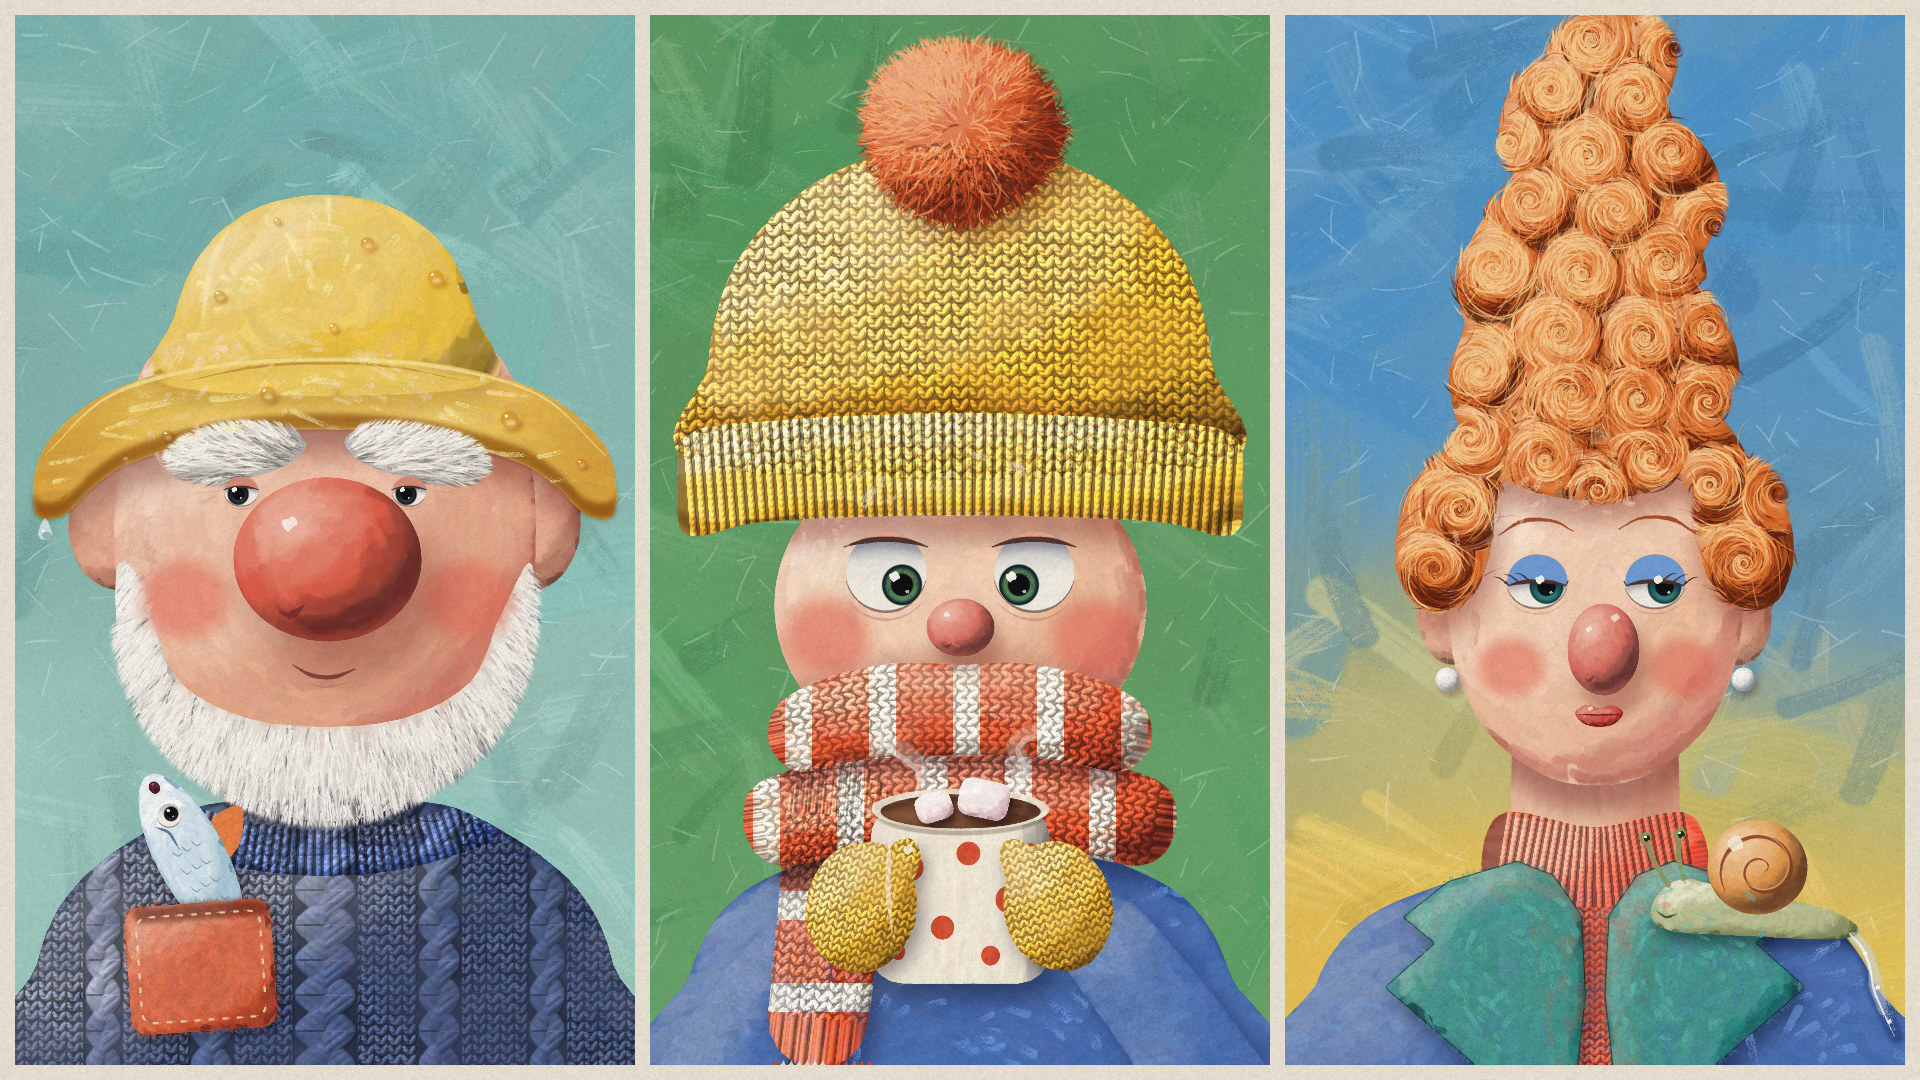

The script that saved this image:
"""Example (retro gouache): 雨天三人像 · Rainy-Day Portraits — a picture-book triptych of three close-up portraits
painted in opaque gouache, side by side on a cream board, each with its own scumbled background.

  1  an old sea-fisherman in a yellow sou'wester still beaded with rain (one drop about to fall off the brim): an
     enormous red nose, white bushy brows,
     big ears, a white chin-curtain beard and a navy cable-knit sweater -- and a small fish poking its head out of
     his felt chest pocket, which he is squinting down at (pale sea-glass background);
  2  a little kid buried in a huge mustard bobble hat and a striped scarf, holding a steaming cocoa mug in two
     mittens, going cross-eyed at the marshmallow floating in it (green background);
  3  a tall lady with a towering orange updo of ringlets, blue eyeshadow, pearl drops, a vermilion turtleneck and a
     cobalt coat with wide teal felt lapels, side-eyeing the snail that has climbed onto her shoulder, its slime
     trail still shining on the coat behind it (blue-to-yellow background).

The painting order is the gouache one, dark to light, big to small: toned ground, umber underdrawing, background
scrubbed round the figures, flat masses, value steps that model each form, textures (cable knit, ribbing, hair and
brow strands, beard, felt, curls), features (blush, noses, eyes, pocket and fish, mug, snail), highlights (rain
drops, steam, catchlights), then the printed-page grain.
--stages writes those steps as snapshots for the draw-on.
No image model.
python3 gouache_rainy_day.py [out.jpg] [--stages DIR]
"""
import os, sys, time
sys.path.insert(0, os.path.join(os.path.dirname(os.path.abspath(__file__)), '..', 'lib'))
import numpy as np
from gouache import GouachePortrait, ramp
from core import blur, shift, smoothstep, spline

PW, PH = 620, 1050
PANELS = [(15, 15), (650, 15), (1285, 15)]
SKIN = ['#c0705d', '#d98d76', '#efbb98', '#f6d0b2', '#fbe3cc']
RUDDY = ['#b8604f', '#d27c66', '#e9a888', '#f2c3a6', '#f8dcc6']


def rrect(cx, cy, w, h, r=10.0, rot=0.0, n=5):
    pts = []
    for qx, qy, a0 in ((1, 1, 0), (-1, 1, 90), (-1, -1, 180), (1, -1, 270)):
        ox, oy = cx + qx * (w / 2 - r), cy + qy * (h / 2 - r)
        for a in np.linspace(a0, a0 + 90, n):
            pts.append((ox + r * np.cos(np.deg2rad(a)), oy + r * np.sin(np.deg2rad(a))))
    P = np.array(pts, np.float32)
    if rot:
        a = np.deg2rad(rot); c, s = np.cos(a), np.sin(a)
        d = P - [cx, cy]
        P = np.stack([cx + d[:, 0] * c - d[:, 1] * s, cy + d[:, 0] * s + d[:, 1] * c], 1)
    return P


def dashes(g, pts, colour, width=2.2, dash=9, gap=7, alpha=0.85):
    """running stitches along a closed outline"""
    P = np.vstack([pts, pts[:1]])
    seg = np.hypot(*np.diff(P, axis=0).T)
    s = np.concatenate([[0], np.cumsum(seg)])
    t = 0.0
    while t + dash < s[-1]:
        u = np.linspace(t, t + dash, 4)
        q = np.stack([np.interp(u, s, P[:, 0]), np.interp(u, s, P[:, 1])], 1)
        g.line(q, width, colour, alpha, taper=(0.3, 0.3), smooth=False)
        t += dash + gap


def raindrop(g, x, y, r):
    """a bead of water on yellow oilskin: a soft amber shadow under it, the yellow seen through it a little
    brighter, a darker amber rim at the top (refraction) and a sharp white highlight"""
    drop = g.ellipse(x, y, r, r * 0.92)
    g.glaze(g.ellipse(x + r * 0.4, y + r * 0.6, r * 1.05, r * 0.8) * (1 - drop), '#a86a12', 0.55, soft=r * 0.3)
    g.glaze(drop, '#e8a020', 0.45)
    g.glaze(g.ellipse(x + r * 0.15, y + r * 0.42, r * 0.6, r * 0.32) * drop, '#fff3b0', 0.65, mode='screen', soft=1)
    g.dab(x - r * 0.38, y - r * 0.38, max(1.2, r * 0.17), '#fffdf6', 0.95, dry=0.0)


# ================================================================== 1: the sea-fisherman
class Fisherman:
    def __init__(self, g, p):
        self.g, self.p = g, p
        g.use(p)
        S = self.S = {}
        S['sweater'] = g.poly([(14, 1062), (22, 950), (60, 872), (140, 812), (220, 786), (400, 786), (480, 812),
                               (560, 872), (598, 950), (606, 1062)])
        self.collar_path = [(150, 806), (230, 830), (310, 838), (390, 830), (470, 806)]
        S['collar'] = g.band(self.collar_path, 46) * S['sweater']
        S['earL'] = g.blob(100, 512, 46, 64, 0.04, 1, -8)
        S['earR'] = g.blob(520, 512, 46, 64, 0.04, 2, 8)
        S['face'] = g.poly([(150, 330), (310, 316), (470, 330), (512, 430), (520, 540), (502, 640), (452, 712),
                            (380, 752), (310, 762), (240, 752), (168, 712), (118, 640), (100, 540), (108, 430)])
        S['beard'] = g.poly([(104, 548), (106, 640), (146, 728), (226, 786), (310, 806), (394, 786), (474, 728),
                             (514, 640), (516, 548), (486, 600), (456, 666), (392, 702), (310, 712), (228, 702),
                             (164, 666), (134, 600)])
        S['crown'] = g.poly([(158, 372), (160, 300), (188, 236), (240, 194), (310, 180), (380, 194), (432, 236),
                             (460, 300), (462, 372)])
        S['brim'] = g.poly([(20, 496), (30, 432), (96, 376), (200, 348), (310, 342), (420, 348), (524, 376),
                            (590, 432), (600, 496), (572, 500), (540, 470), (500, 446), (412, 422), (310, 414),
                            (208, 422), (120, 446), (80, 470), (48, 500)])

        S['hat'] = np.maximum(S['crown'], S['brim'])
        S['browL'] = g.blob(220, 438, 74, 27, 0.14, 11, -9)
        S['browR'] = g.blob(400, 438, 74, 27, 0.14, 12, 9)
        S['pocket'] = g.poly(rrect(186, 952, 146, 128, 16, -4), smooth=False)
        S['fish'] = g.blob(176, 842, 92, 34, 0.03, 21, 62)
        self.fig = np.maximum.reduce([S['sweater'], S['earL'], S['earR'], S['face'], S['beard'], S['hat'],
                                      S['browL'], S['browR']])

    def sketch(self):
        g, S = self.g, self.S
        for k in ('sweater', 'collar', 'earL', 'earR', 'face', 'beard', 'crown', 'brim', 'browL', 'browR', 'pocket'):
            g.sketch(S[k])
        g.sketch(g.ellipse(312, 540, 92, 80))
        g.sketch(g.ellipse(226, 474, 17, 16)); g.sketch(g.ellipse(394, 474, 17, 16))

    def background(self):
        self.g.scumble_background('#74b6b1', bottom='#93c9bf', avoid=self.fig, angle=-32, seed=101)

    def block_in(self):
        g, S = self.g, self.S
        g.block_in(S['sweater'], 'navy', angle=80)
        g.block_in(S['collar'], '#2b4278', angle=0, length=(20, 40), width=(8, 14))
        for k in ('earL', 'earR'): g.block_in(S[k], '#e49c7e', length=(14, 30), width=(7, 12))
        g.block_in(S['face'], '#e9a888', length=(24, 56), width=(10, 20))
        g.block_in(S['beard'], '#c9c6c0', angle=90, length=(20, 46), width=(8, 16))
        g.block_in(S['crown'], 'yellow', angle=95)
        g.block_in(S['brim'], 'yellow', angle=0)

    def form(self):
        g, S = self.g, self.S
        g.model_form(S['sweater'], ramp('navy', deep=0.55, shadow=0.75, light=0.22, pale=0.4), steps=3,
                     length=(24, 54), width=(9, 18), alpha=0.85)
        g.model_form(S['collar'], ramp('#2b4278', light=0.2, pale=0.35), steps=3, round_=0.5, length=(10, 20), width=(5, 9))
        for k in ('earL', 'earR'):
            g.model_form(S[k], ramp('#e49c7e', cool='#7a1d2a'), steps=3, length=(10, 22), width=(5, 10))
        g.model_form(S['face'], RUDDY, steps=4, length=(18, 40), width=(8, 15), relief=0.5)
        # the brim's core shadow across the forehead and the ears; the beard's shadow on the collar and sweater
        g.cast_shadow(S['hat'], 4, 26, soft=10, alpha=0.5, colour='#8d4d4a', on=np.maximum(S['face'], np.maximum(S['earL'], S['earR'])))
        g.cast_shadow(S['beard'], 6, 22, soft=12, alpha=0.55, colour='#3a3550', on=S['sweater'])
        g.model_form(S['beard'], ['#7f7d84', '#a9a6a6', '#d6d2ca', '#ece7dd', '#faf6ee'], steps=4, angle=90,
                     length=(16, 34), width=(6, 12), relief=0.5)
        yr = ramp('yellow', deep=0.5, shadow=0.72, cool='#6a3a10', light=0.3, pale=0.6)
        g.model_form(S['crown'], yr, steps=4, length=(26, 54), width=(10, 20), relief=0.6)
        # the brim is a flat sheet: lit evenly on top, turning away at the drooping sides, its underside a dark rim
        X = self.p.XX
        tilt = np.abs(X - 310) / 300
        g.model_form(S['brim'], yr, steps=3, height=np.zeros_like(X), angle=lambda x, y: 8 * np.sign(x - 310),
                     length=(40, 90), width=(10, 18), bias=-0.05)
        g.glaze(S['brim'] * smoothstep(0.35, 1.0, tilt), '#c8892a', 0.45)
        under = S['brim'] * (1 - shift(S['brim'], 0, -16))
        g.glaze(blur(under, 2), '#9a6418', 0.7)
        g.cast_shadow(S['crown'], 0, 14, soft=8, alpha=0.3, colour='#a77a2a', on=S['brim'])
        rimline = [(30, 440), (96, 380), (200, 351), (310, 345), (420, 351), (524, 380), (590, 440)]
        g.line(rimline, 4.0, '#fde89a', 0.7, dry=0.35)

    def texture(self):
        g, S = self.g, self.S
        g.knit(S['sweater'], stitch=(14, 10), origin=(310, 0), curve=0.5,
               cables=[(310, 66), (196, 46), (424, 46), (88, 40), (532, 40)], strength=0.8, highlight=0.3, seed=7)
        g.rib(S['collar'], self.collar_path, period=8.5, strength=0.8, seed=8)
        # a soft crease where the crown meets the brim, and a row of stitching round the brim
        g.line([(170, 366), (240, 352), (310, 348), (380, 352), (450, 366)], 3.0, '#b07a18', 0.55, dry=0.3)
        brim_line = [(46, 484), (90, 456), (130, 436), (210, 412), (310, 405), (410, 412), (490, 436), (530, 456), (574, 484)]
        q = spline(np.array(brim_line, np.float32), 12)
        for i in range(0, len(q) - 3, 5):
            g.line(q[i:i + 3], 2.0, '#9e6c12', 0.75, taper=(0.3, 0.3))
        # brows and beard: dark mass first, then strands, dark to light, following the hair's growth
        for k, sgn, cx in (('browL', -1, 220), ('browR', 1, 400)):
            m = S[k]
            g.block_in(m, '#b9b5ae', length=(10, 22), width=(5, 9))
            lam = g.form_light(m, relief=0.6)[0]
            g.hair_strands(m, (lambda x, y, sgn=sgn, cx=cx: (180 if sgn < 0 else 0) - sgn * 14 + (y - 438) * 0.9 * sgn
                               + (x - cx) * 0.08), ['#77736f', '#a8a39d', '#d4cec4', '#ece6db', '#fffbf2'], n=520,
                           length=(14, 42), width=(1.0, 2.4), shade=lam, curl=1.2, spread=0.28, seed=40 + sgn)
        lam = g.form_light(S['beard'], relief=0.5)[0]

        def beard_flow(x, y):
            a = np.degrees(np.arctan2(y - 600, x - 310))
            return 90 + (a - 90) * 0.55
        g.hair_strands(S['beard'], beard_flow, ['#6f6c73', '#9c9a9c', '#c9c5be', '#e6e1d7', '#fbf8f0'], n=2600,
                       length=(16, 46), width=(1.0, 2.3), shade=lam, curl=1.5, spread=0.25, pad=6, seed=44)

    def features(self):
        g, S = self.g, self.S
        face = S['face']
        g.blush(170, 584, 60, 54, 'blush', 0.5, mask=face)
        g.blush(452, 584, 60, 54, 'blush', 0.5, mask=face)
        # little smile under the nose, and crow's feet
        g.line([(278, 650), (296, 660), (318, 662), (340, 654)], 4.2, '#8a3a32', 0.85, taper=(0.3, 0.3))
        g.line([(286, 667), (312, 672), (334, 667)], 2.0, '#c97764', 0.5, taper=(0.4, 0.4))
        for sgn, cx in ((-1, 226), (1, 394)):
            for dy, ln in ((-6, 16), (4, 18), (14, 13)):
                x0 = cx + sgn * 26
                g.line([(x0, 474 + dy * 0.5), (x0 + sgn * ln, 474 + dy)], 1.8, '#b0634f', 0.55, taper=(0.2, 0.8))
        # eyes: small and squinting down at the fish
        for cx in (226, 394):
            g.eye(cx, 476, 17, 15, iris='#1b2226', iris_r=0.62, look=(-0.45, 0.5), lid=0.36, lid_colour='#d98c72',
                  lower=0.3)
        g.nose(312, 544, 94, 82, 'nose', on=np.maximum(face, S['beard']))

        # the fish, then the felt pocket over its tail
        fish = S['fish']
        g.cast_shadow(fish, 7, 10, soft=7, alpha=0.5, colour='#141830', on=S['sweater'])
        fin = g.poly([(196, 806), (226, 792), (224, 830), (204, 846)])
        g.block_in(fin, '#ef8040', length=(6, 14), width=(3, 6))
        g.line([(204, 812), (220, 800)], 1.4, '#a8401a', 0.6); g.line([(206, 826), (222, 818)], 1.4, '#a8401a', 0.6)
        g.block_in(fish, '#a9c9d9', length=(12, 28), width=(5, 10))
        g.model_form(fish, ['#3d6688', '#5f8db0', '#a9c9d9', '#d6e7ee', '#f4f9f8'], steps=4, length=(10, 24),
                     width=(4, 8), relief=0.7, bias=0.05)
        for t in np.linspace(0.42, 0.8, 4):                                  # scales: little arcs down the body
            cx, cy = 140 + (214 - 140) * t, 776 + (916 - 776) * t
            for k in (-1, 0, 1):
                ox, oy = cx + k * 11 * 0.88, cy - k * 11 * 0.47
                g.line([(ox - 5, oy - 4), (ox + 1, oy + 1), (ox + 6, oy - 2)], 1.5, '#4f7899', 0.55, taper=(0.3, 0.3))
        g.line([(140, 812), (154, 818), (164, 834)], 2.6, '#33587a', 0.75)               # gill
        g.eye(154, 800, 12, iris='#141418', iris_r=0.6, look=(0.3, -0.3), lid=0.0, lower=0, catch=(-0.4, -0.45))
        # a gasping 'o' at the tip of the snout, with a pale lip round it
        g.glaze(g.ellipse(139, 772, 9.5, 8.5, 62), '#e9eef0', 0.9, mode='normal')
        mouth = g.ellipse(139, 772, 6.5, 5.5, 62)
        g.block_in(mouth, '#4a1a24', length=(4, 8), width=(3, 5), edge=0.3)
        g.dab(137, 769, 1.4, '#c0707a', 0.7)
        pk = S['pocket']
        g.cast_shadow(pk, 5, 7, soft=5, alpha=0.45, colour='#1a1d34', on=S['sweater'])
        g.block_in(pk, '#d9532e', length=(20, 40), width=(8, 14))
        g.model_form(pk, ramp('#d9532e', cool='#4a1020'), steps=3, round_=0.4, relief=0.35, length=(16, 30), width=(6, 10))
        g.felt(pk, 0.8, seed=12)
        g.glaze(g.poly(rrect(186, 896, 134, 16, 6, -4), smooth=False) * pk, '#5a1a12', 0.55, soft=2)
        dashes(g, rrect(186, 952, 124, 106, 11, -4), '#f6dfb0', 2.2, 8, 6)

    def highlights(self):
        g, S = self.g, self.S
        g.dry_highlight(S['crown'], '#fff0a8', above=0.7, angle='fall', length=(26, 56), width=(5, 12), density=0.45,
                        relief=0.6, seed=61)
        g.dry_highlight(S['brim'], '#fff0a8', above=0.0, height=np.zeros_like(self.p.XX),
                        angle=lambda x, y: 8 * np.sign(x - 310), length=(40, 90), width=(5, 10), density=0.25,
                        alpha=0.55, seed=62)
        g.dry_highlight(S['face'] * (self.p.YY < 520), '#fbe0c8', above=0.72, length=(20, 44), width=(5, 10),
                        density=0.4, alpha=0.45, relief=0.5, seed=63)
        for (x, y), r in zip(((252, 378), (152, 420), (494, 404), (352, 228), (204, 280), (420, 262), (318, 312),
                              (566, 448), (262, 206)), (8, 6, 9, 7, 6, 8, 5, 5, 4)):
            raindrop(g, x, y, r)
        g.line([(214, 214), (196, 250), (188, 300)], 6, '#fff3c4', 0.5, dry=0.4)
        # a drop about to fall off the tip of the brim
        for x, y, r in ((30, 518, 6.5),):
            m = g.poly([(x, y - r * 2.2), (x + r, y - r * 0.2), (x + r * 0.7, y + r * 0.8), (x, y + r),
                        (x - r * 0.7, y + r * 0.8), (x - r, y - r * 0.2)])
            g.glaze(m, '#e9f3f0', 0.75, mode='normal')
            g.glaze(m * g.ellipse(x + r * 0.2, y + r * 0.3, r * 0.7, r * 0.6), '#5f9e98', 0.45)
            g.dab(x - r * 0.3, y - r * 0.4, max(1.2, r * 0.22), '#ffffff', 0.95, dry=0.0)


# ================================================================== 2: the kid with cocoa
class Kid:
    def __init__(self, g, p):
        self.g, self.p = g, p
        g.use(p)
        S = self.S = {}
        S['coat'] = g.poly([(28, 1062), (40, 960), (84, 885), (170, 842), (250, 828), (370, 828), (450, 842),
                            (536, 885), (580, 960), (592, 1062)])
        S['sleeveL'] = g.band([(52, 1080), (104, 1004), (162, 930)], 112, 96)
        S['sleeveR'] = g.band([(568, 1080), (516, 1004), (458, 930)], 112, 96)
        S['face'] = g.ellipse(310, 590, 186, 162)
        S['dome'] = g.poly([(62, 452), (58, 350), (84, 252), (150, 178), (240, 136), (310, 128), (380, 136),
                            (470, 178), (536, 252), (562, 350), (558, 452)])
        S['pom'] = g.blob(312, 112, 98, 92, 0.12, 31)
        self.brim_path = [(34, 466), (170, 456), (310, 451), (450, 456), (586, 466)]
        S['brim'] = g.poly([(38, 420), (120, 406), (310, 398), (500, 406), (582, 420), (592, 468), (582, 520),
                            (500, 506), (310, 500), (120, 506), (38, 520), (28, 468)])
        S['hat'] = np.maximum(S['dome'], S['brim'])
        # the scarf is wound twice: an upper roll over the chin and a lower roll on the collarbone
        self.roll1_path = [(132, 712), (220, 694), (310, 690), (400, 694), (488, 712)]
        self.roll2_path = [(112, 800), (210, 786), (310, 782), (410, 786), (508, 800)]
        S['roll1'] = g.poly([(128, 690), (180, 662), (250, 648), (310, 650), (370, 648), (440, 662), (492, 690),
                             (500, 730), (470, 756), (400, 744), (310, 740), (220, 744), (150, 756), (120, 730)])
        S['roll2'] = g.poly([(104, 772), (170, 748), (250, 740), (310, 742), (370, 740), (450, 748), (516, 772),
                             (524, 820), (490, 850), (400, 834), (310, 830), (220, 834), (130, 850), (96, 820)])
        S['wrap'] = np.maximum(S['roll1'], S['roll2'])
        self.tail_path = [(190, 800), (180, 900), (168, 1004)]
        S['tail'] = g.band(self.tail_path, 108, 100)
        S['mug'] = g.poly(rrect(310, 880, 178, 176, 30), smooth=False)
        S['cocoa'] = g.ellipse(310, 796, 80, 17)
        S['rim'] = g.ellipse(310, 794, 89, 21)
        S['mitL'] = np.maximum(g.blob(212, 892, 54, 66, 0.05, 41, 14), g.blob(248, 852, 19, 30, 0.05, 42, 28))
        S['mitR'] = np.maximum(g.blob(408, 892, 54, 66, 0.05, 43, -14), g.blob(372, 852, 19, 30, 0.05, 44, -28))
        S['mallow'] = g.poly(rrect(334, 784, 50, 38, 11, 12), smooth=False)
        S['mallow2'] = g.poly(rrect(284, 792, 36, 28, 9, -18), smooth=False)
        self.fig = np.maximum.reduce([S['coat'], S['face'], S['hat'], S['pom'], S['wrap'], S['tail'],
                                      S['sleeveL'], S['sleeveR']])

    def sketch(self):
        g, S = self.g, self.S
        for k in ('coat', 'sleeveL', 'sleeveR', 'face', 'dome', 'pom', 'brim', 'roll1', 'roll2', 'tail', 'mug', 'mitL', 'mitR'):
            g.sketch(S[k])
        g.sketch(g.ellipse(236, 556, 40)); g.sketch(g.ellipse(384, 556, 40))

    def background(self):
        self.g.scumble_background('#4f9a5c', bottom='#5aa565', avoid=self.fig, angle=-40, seed=202)

    def block_in(self):
        g, S = self.g, self.S
        g.block_in(S['coat'], 'cobalt', angle=80)
        for k in ('sleeveL', 'sleeveR'): g.block_in(S[k], 'cobalt', angle=60)
        g.block_in(S['face'], 'peach', length=(24, 50), width=(10, 18))
        g.block_in(S['tail'], 'vermilion', angle=95)
        g.block_in(S['roll2'], 'vermilion', angle=0)
        g.block_in(S['roll1'], 'vermilion', angle=0)
        g.block_in(S['dome'], 'mustard', angle=90)
        g.block_in(S['brim'], 'mustard', angle=0)
        g.block_in(S['pom'], '#e05a2a', length=(16, 34), width=(8, 14))

    def form(self):
        g, S = self.g, self.S
        coat_r = ramp('cobalt', deep=0.5, shadow=0.72, light=0.2, pale=0.38)
        g.model_form(S['coat'], coat_r, steps=3, length=(26, 56), width=(9, 18))
        for k in ('sleeveL', 'sleeveR'):
            g.model_form(S[k], coat_r, steps=3, angle='fall', length=(20, 44), width=(8, 14), relief=0.3, bias=0.08)
        g.cast_shadow(np.maximum(S['sleeveL'], S['sleeveR']), 8, 10, soft=10, alpha=0.4, colour='#1a1a40', on=S['coat'])
        g.model_form(S['face'], SKIN, steps=4, length=(18, 40), width=(8, 15), relief=0.45)
        g.cast_shadow(S['hat'], 2, 24, soft=10, alpha=0.5, colour='#9a5048', on=S['face'])
        g.cast_shadow(S['wrap'], 0, -10, soft=8, alpha=0.3, colour='#9a5048', on=S['face'])
        stripe = lambda m, ph, per, along: m * (np.cos((along + ph) * 2 * np.pi / per) > 0.55)
        red = ramp('vermilion', cool='#3a0a20', light=0.24, pale=0.45)
        cream = ramp('cream', deep=0.55, shadow=0.8, cool='#5a3020', light=0.2, pale=0.4)
        lamt, Ht, _ = g.form_light(S['tail'], relief=0.6)
        st_ = stripe(S['tail'], 30, 92, self.p.YY)
        g.model_form(S['tail'] * (1 - st_), red, steps=4, height=Ht, angle=90, length=(18, 40), width=(7, 13))
        g.model_form(st_, cream, steps=4, height=Ht, angle=90, length=(14, 30), width=(6, 11))
        g.cast_shadow(S['tail'], 10, 8, soft=10, alpha=0.45, colour='#1a1a40', on=S['coat'])
        g.cast_shadow(S['wrap'], 4, 18, soft=12, alpha=0.5, colour='#1a1a40', on=S['coat'])
        g.cast_shadow(S['roll2'], 0, 22, soft=10, alpha=0.5, colour='#3a1a20', on=S['tail'])
        for k, ph in (('roll2', 52), ('roll1', 20)):
            lamw, Hw, _ = g.form_light(S[k], relief=0.75, round_=0.45)
            sw_ = stripe(S[k], ph, 84, self.p.XX)
            g.model_form(S[k] * (1 - sw_), red, steps=4, height=Hw, angle=0, length=(18, 40), width=(7, 13))
            g.model_form(sw_, cream, steps=4, height=Hw, angle=0, length=(14, 30), width=(6, 11))
            if k == 'roll2':
                g.cast_shadow(S['roll1'], 0, 16, soft=8, alpha=0.55, colour='#3a1020', on=S['roll2'])
        hat_r = ramp('mustard', deep=0.5, shadow=0.72, cool='#5a2a10', light=0.28, pale=0.55)
        g.model_form(S['dome'], hat_r, steps=4, length=(26, 56), width=(10, 20), relief=0.65)
        g.cast_shadow(S['brim'], 0, -16, soft=8, alpha=0.4, colour='#7a4a20', on=S['dome'])
        g.model_form(S['brim'], hat_r, steps=3, round_=0.45, relief=0.45, angle=0, length=(30, 60), width=(10, 18))
        g.cast_shadow(S['pom'], 10, 22, soft=12, alpha=0.5, colour='#6a3a10', on=S['dome'])
        g.sphere_shade(312, 112, 98, 92, ramp('#e05a2a', cool='#3a0a1a', light=0.26, pale=0.5), steps=4, mask=S['pom'],
                       length=(12, 30), width=(6, 12))

    def texture(self):
        g, S = self.g, self.S
        g.knit(S['dome'], stitch=(17, 12), origin=(310, 0), curve=-0.9, strength=0.75, seed=9)
        g.rib(S['brim'], self.brim_path, period=10, strength=0.8, seed=10)
        g.knit(S['roll2'], stitch=(14, 11), path=self.roll2_path, strength=0.65, seed=11)
        g.knit(S['roll1'], stitch=(14, 11), path=self.roll1_path, strength=0.65, seed=16)
        g.knit(S['tail'], stitch=(14, 11), path=self.tail_path, strength=0.65, seed=12)
        # fringe at the end of the scarf
        for x in np.linspace(126, 220, 13):
            g.line([(x, 1046), (x - 2, 1062), (x - 3, 1080)], 5.0, '#f0e0c0' if int(x) % 2 else '#d84a2a', 0.95, taper=(0.1, 0.6))
        lam = g.form_light(S['pom'], relief=0.9)[0]
        g.hair_strands(S['pom'], lambda x, y: np.degrees(np.arctan2(y - 112, x - 312)),
                       ['#7a2412', '#b8401c', '#e2622c', '#f2884a', '#fbb47a'], n=1700, length=(10, 30), width=(1.2, 2.6),
                       shade=lam, curl=4, jitter=22, spread=0.22, pad=8, seed=45)
        g.felt(S['coat'], 0.6, fibres=0.4, fuzz=0.0, seed=13)
        for k in ('sleeveL', 'sleeveR'): g.felt(S[k], 0.6, fibres=0.4, fuzz=0.0)

    def features(self):
        g, S = self.g, self.S
        face = S['face']
        g.blush(176, 622, 60, 52, 'blush', 0.55, mask=face)
        g.blush(444, 622, 60, 52, 'blush', 0.55, mask=face)
        for cx, lk in ((236, (0.72, 0.62)), (384, (-0.72, 0.62))):
            g.eye(cx, 556, 40, iris='#18343a', iris_r=0.5, look=lk, lid=0.1, lid_colour='#e8a48a', ring='#6e9d52',
                  lower=0.35, iris_light='#3f8f8a')
        g.nose(310, 612, 34, 29, 'rose', on=face)
        # the mug: a cream cylinder with vermilion dots, cocoa, a marshmallow; mittens round it
        mug = S['mug']
        g.cast_shadow(mug, 10, 16, soft=12, alpha=0.5, colour='#141436', on=np.maximum(S['coat'], S['tail']))
        g.block_in(mug, 'cream', angle=90, length=(20, 44), width=(8, 16))
        cyl = np.sqrt(np.clip(1 - ((self.p.XX - 310) / 89) ** 2, 0, 1)) * 60
        g.model_form(mug, ramp('cream', deep=0.55, shadow=0.78, cool='#40305a', light=0.2, pale=0.4), steps=4,
                     height=cyl, angle=90, length=(16, 40), width=(6, 12))
        for (x, y, r) in ((262, 852, 13), (318, 838, 12), (356, 884, 13), (292, 912, 12), (340, 940, 10), (248, 936, 9),
                          (380, 836, 9)):
            sq = np.cos(np.arcsin(np.clip((x - 310) / 89, -0.95, 0.95)))
            g.block_in(g.ellipse(x, y, r * sq, r) * mug, '#d9482c', length=(4, 10), width=(3, 6), edge=0.5)
        g.glaze(g.ellipse(310, 800, 84, 20) * (1 - g.ellipse(310, 798, 80, 17)), '#7a6a6a', 0.4)
        g.block_in(S['rim'], '#efe4cf', length=(10, 20), width=(4, 8))
        g.block_in(S['cocoa'], 'cocoa', angle=0, length=(10, 30), width=(4, 8))
        g.glaze(g.ellipse(298, 800, 64, 11) * S['cocoa'], '#a06a46', 0.6, mode='normal', soft=2)
        for k in ('mallow2', 'mallow'):
            g.cast_shadow(S[k], 4, 7, soft=3, alpha=0.6, colour='#2a1408', on=S['cocoa'])
            g.block_in(S[k], '#f7e8e6', length=(8, 18), width=(4, 8))
            g.model_form(S[k], ['#b58a96', '#d9b2b8', '#f5e4e2', '#fbf1ee', '#fffaf6'], steps=3, round_=0.4,
                         relief=0.6, length=(6, 14), width=(3, 6))
        for k, sgn in (('mitL', -1), ('mitR', 1)):
            m = S[k]
            g.cast_shadow(m, 6, 10, soft=8, alpha=0.45, colour='#2a2040', on=mug)
            g.block_in(m, 'mustard', length=(14, 30), width=(6, 12))
            g.model_form(m, ramp('mustard', cool='#5a2a10', light=0.28, pale=0.5), steps=3, relief=0.7,
                         length=(12, 26), width=(5, 10))
            g.knit(m, stitch=(10, 8), origin=(212 if sgn < 0 else 408, 0), angle=-14 * sgn, strength=0.6)

    def highlights(self):
        g, S = self.g, self.S
        # steam: two soft curls leaning away from the face, fading out over the scarf
        for x0, lean, top, w in ((268, -1, 690, 22), (358, 1, 700, 20)):
            ys = np.linspace(774, top, 14)
            u = (774 - ys) / (774 - top)
            xs = x0 + lean * 40 * u ** 1.4 + 13 * np.sin(u * 2.4 * np.pi) * (0.4 + u)
            path = np.stack([xs, ys], 1)
            g.dry_brush(path, w, '#fbf6ec', dry=0.45, alpha=0.4, streak=0.4, pickup=0.25, taper=(0.35, 0.6))
            g.dry_brush(path + [lean * 3, 4], w * 0.32, '#ffffff', dry=0.55, alpha=0.4, streak=0.6, taper=(0.3, 0.7))
        g.dab(258, 834, 5, '#fff7e8', 0.8)
        front = np.maximum.reduce([S['tail'], S['wrap'], S['mug'], S['mitL'], S['mitR'], S['sleeveL'], S['sleeveR']])
        g.dry_highlight(S['coat'] * (1 - front), '#6f9be0', above=0.66, length=(30, 70), width=(7, 14), density=0.5,
                        alpha=0.6, seed=64)
        g.dry_highlight(S['face'] * (self.p.YY < 600), '#fbe4cf', above=0.74, length=(18, 40), width=(5, 9),
                        density=0.4, alpha=0.4, seed=65)
        g.dab(312, 777, 3, '#ffffff', 0.9)
        g.line([(240, 820), (238, 870), (242, 918)], 5, '#fffaf0', 0.55, dry=0.35)


# ================================================================== 3: the lady and the snail
class Lady:
    def __init__(self, g, p):
        self.g, self.p = g, p
        g.use(p)
        S = self.S = {}
        r = np.random.default_rng(77)
        S['coat'] = g.poly([(20, 1062), (32, 968), (80, 904), (170, 866), (244, 856), (376, 856), (450, 866),
                            (540, 904), (588, 968), (600, 1062)])
        S['neck'] = g.poly([(228, 690), (392, 690), (396, 872), (224, 872)], smooth=False)
        self.turtle_path = [(214, 838), (310, 852), (406, 838)]
        S['neckband'] = g.poly([(214, 800), (310, 812), (406, 800), (414, 878), (310, 892), (206, 878)])
        S['vee'] = g.poly([(236, 860), (384, 860), (350, 1070), (270, 1070)], smooth=False)
        S['turtle'] = np.maximum(S['neckband'], S['vee'])
        # wide notched lapels of the coat collar, felt
        lap = [(232, 846), (164, 866), (118, 902), (150, 928), (100, 972), (214, 1070), (290, 1070), (300, 980),
               (296, 900), (268, 860)]
        S['collarL'] = g.poly(lap, smooth=False)
        S['collarR'] = g.poly([(620 - x, y) for x, y in lap], smooth=False)
        S['earL'] = g.blob(164, 606, 30, 44, 0.04, 51, -6)
        S['earR'] = g.blob(456, 606, 30, 44, 0.04, 52, 6)
        S['face'] = g.poly([(310, 412), (412, 440), (456, 530), (452, 640), (418, 716), (360, 760), (310, 770),
                            (260, 760), (202, 716), (168, 640), (164, 530), (208, 440)])
        # the updo: a hair cap over the head, side swoops, and a tower of curls
        cap = g.poly([(150, 560), (148, 470), (186, 400), (250, 362), (310, 352), (370, 362), (434, 400), (472, 470),
                      (470, 560), (446, 520), (420, 480), (360, 452), (310, 448), (260, 452), (200, 480), (174, 520)])
        swL = g.blob(160, 520, 48, 78, 0.08, 53, 8)
        swR = g.blob(460, 520, 48, 78, 0.08, 54, -8)
        tower = [(310, 366, 138), (292, 270, 120), (330, 186, 104), (300, 112, 88), (326, 52, 64)]
        S['tower'] = np.maximum.reduce([g.blob(x, y, rr, rr * 0.92, 0.10, 60 + i) for i, (x, y, rr) in enumerate(tower)])
        S['hair'] = np.maximum.reduce([cap, swL, swR, S['tower']])
        # curl centres scattered over the mass
        cs = []
        hm = S['hair']
        for _ in range(6000):
            x, y = r.uniform(110, 510), r.uniform(10, 560)
            if hm[int(y), int(x)] > 0.5 and all((x - a) ** 2 + (y - b) ** 2 > 60 ** 2 for a, b, _ in cs):
                cs.append((x, y, r.uniform(34, 60)))
        self.curls = np.array(cs, np.float32)
        S['shell'] = g.ellipse(472, 852, 50, 47)
        S['snail'] = g.poly([(366, 902), (374, 878), (398, 864), (430, 870), (500, 884), (556, 900), (574, 918),
                             (538, 924), (450, 920), (388, 916)])
        self.fig = np.maximum.reduce([S['coat'], S['neck'], S['face'], S['hair'], S['earL'], S['earR'],
                                      S['collarL'], S['collarR'], S['turtle']])

    def curl_fields(self):
        """nearest curl centre for every pixel -> a flow round it and a little bump of height"""
        P = self.p
        X, Y = P.XX, P.YY
        best = np.full(X.shape, 1e9, np.float32); flow = np.zeros_like(X); bump = np.zeros_like(X)
        for x, y, rr in self.curls:
            d2 = (X - x) ** 2 + (Y - y) ** 2
            m = d2 < best
            best = np.where(m, d2, best)
            d = np.sqrt(d2)
            flow = np.where(m, np.degrees(np.arctan2(Y - y, X - x)) + 90 + 14, flow)
            # a ringlet seen end-on: a rolled loop of hair round a dark hollow
            ring = np.sqrt(np.clip(1 - ((d - 0.5 * rr) / (0.62 * rr)) ** 2, 0, 1))
            bump = np.where(m, ring * rr * 0.75, bump)
        return flow, bump

    def sketch(self):
        g, S = self.g, self.S
        for k in ('coat', 'neck', 'turtle', 'collarL', 'collarR', 'face', 'hair', 'earL', 'earR', 'shell', 'snail'):
            g.sketch(S[k])

    def background(self):
        self.g.scumble_background('#4a95cc', bottom='#f2c84a', avoid=self.fig, angle=-25, blend=(0.3, 0.92), seed=303)

    def block_in(self):
        g, S = self.g, self.S
        g.block_in(S['coat'], 'cobalt', angle=80)
        g.block_in(S['neck'], '#ecb592', angle=90, length=(20, 40), width=(8, 14))
        g.block_in(S['turtle'], '#d8452e', angle=0, length=(16, 36), width=(6, 12))
        for k in ('collarL', 'collarR'): g.block_in(S[k], 'teal', length=(20, 44), width=(8, 16))
        for k in ('earL', 'earR'): g.block_in(S[k], '#eaa98a', length=(10, 22), width=(5, 10))
        g.block_in(S['face'], '#f2c3a0', length=(24, 50), width=(10, 18))
        g.block_in(S['hair'], '#c9561c', length=(20, 44), width=(8, 16))

    def form(self):
        g, S = self.g, self.S
        g.model_form(S['coat'], ramp('cobalt', deep=0.5, shadow=0.72, light=0.2, pale=0.38), steps=3,
                     length=(26, 56), width=(9, 18))
        neck_r = ['#b46553', '#cf8670', '#ecb592', '#f3cba9', '#f8dcc2']
        g.model_form(S['neck'], neck_r, steps=3, angle=90, length=(16, 34), width=(6, 12), relief=0.5, bias=-0.1)
        g.cast_shadow(S['face'], 0, 26, soft=10, alpha=0.55, colour='#8a4048', on=S['neck'])
        g.model_form(S['turtle'], ramp('#d8452e', cool='#3a0a20', light=0.2, pale=0.4), steps=3,
                     angle=0, length=(14, 30), width=(5, 10))
        for k in ('collarL', 'collarR'):
            g.cast_shadow(S[k], 6, 12, soft=10, alpha=0.5, colour='#141436', on=np.maximum(S['coat'], S['turtle']))
            g.model_form(S[k], ramp('teal', deep=0.5, shadow=0.72, cool='#10203a', light=0.24, pale=0.45), steps=3,
                         length=(18, 40), width=(7, 14), relief=0.25, round_=0.25)
        for k in ('earL', 'earR'):
            g.model_form(S[k], ramp('#eaa98a', cool='#7a1d2a'), steps=3, length=(8, 18), width=(4, 8))
        g.model_form(S['face'], SKIN, steps=4, length=(18, 40), width=(8, 15), relief=0.45)
        g.cast_shadow(S['hair'], 4, 20, soft=10, alpha=0.5, colour='#9a4a40', on=np.maximum(S['face'], np.maximum(S['earL'], S['earR'])))
        flow, bump = self.curl_fields()
        lam0, H0, _ = g.form_light(S['hair'], relief=0.6, round_=0.35)
        g.model_form(S['hair'], ramp('#e2702a', deep=0.42, shadow=0.68, cool='#3a0a10', light=0.26, pale=0.5),
                     steps=4, height=H0 * 0.6 + bump, angle=flow, length=(14, 30), width=(6, 11))

    def texture(self):
        g, S = self.g, self.S
        lapels = np.maximum(S['collarL'], S['collarR'])
        g.rib(S['neckband'] * (1 - lapels), self.turtle_path, period=8, strength=0.7, highlight=0.25)
        for k in ('collarL', 'collarR'):                                  # the pressed edge of the lapel
            g.sketch(S[k], colour='#0f4a44', width=1.6, alpha=0.7, breaks=0.12)
        g.knit(S['vee'] * (1 - S['neckband']) * (1 - lapels), stitch=(11, 8), origin=(310, 0), curve=0.4, strength=0.55)
        flow, bump = self.curl_fields()
        lam_t, H0, _ = g.form_light(S['hair'], relief=0.6, round_=0.35)
        lam = g.form_light(S['hair'], height=H0 * 0.6 + bump)[0]
        g.hair_strands(S['hair'], flow, ['#5e1a08', '#9a3510', '#d0581c', '#ec7d32', '#f8a85a', '#fdd08e'], n=4600,
                       length=(24, 64), width=(1.0, 2.4), shade=lam, curl=1.6, jitter=7, spread=0.18, pad=5, seed=46)
        # long locks swept up the tower over the curls, so they read as one hairdo, and a few flyaways
        sweep = lambda x, y: -90 + np.clip((310 - x) * 0.35, -40, 40) + 12 * np.sin(y / 40.0)
        g.hair_strands(S['tower'], sweep, ['#d0601e', '#ee8538', '#f8a85a', '#fcc77e'], n=300, length=(50, 120),
                       width=(0.9, 1.8), shade=lam_t, curl=1.0, jitter=6, spread=0.22, alpha=0.6, seed=47)
        edge = S['hair'] * (blur(S['hair'], 6) < 0.85)                  # a band just inside the silhouette
        g.hair_strands(S['hair'], sweep, ['#c24e18', '#f2a050'], n=90, roots=edge, length=(20, 46), width=(0.8, 1.4),
                       curl=4, jitter=25, alpha=0.8, clip=False, seed=48)
        for k in ('collarL', 'collarR'): g.felt(S[k], 0.55, seed=14)
        g.felt(S['coat'], 0.6, fibres=0.4, fuzz=0.0, seed=15)

    def features(self):
        g, S = self.g, self.S
        face = S['face']
        g.blush(226, 652, 46, 40, 'blush', 0.5, mask=face)
        g.blush(398, 652, 46, 40, 'blush', 0.5, mask=face)
        # thin arched brows
        g.line([(214, 520), (238, 506), (268, 506), (288, 516)], 4.2, '#a2401a', 0.9, taper=(0.3, 0.6))
        g.line([(334, 514), (356, 503), (386, 504), (410, 518)], 4.2, '#a2401a', 0.9, taper=(0.6, 0.3))
        for cx, ld in ((252, -1), (370, 1)):
            g.eye(cx, 566, 30, 27, iris='#1c5f62', iris_r=0.56, look=(0.62, 0.45), lid=0.5, lid_colour='#6d9bd6',
                  lashes=3, lash_dir=ld, lower=0.25, iris_light='#4aa39a')
        g.nose(318, 634, 36, 46, 'rose', on=face, cast=(0.3, 0.46, 0.38))
        lips = g.poly([(290, 698), (302, 690), (314, 694), (326, 690), (338, 698), (326, 710), (302, 710)])
        g.block_in(lips, '#cf3b2c', length=(6, 14), width=(3, 6), edge=0.4)
        g.model_form(lips, ramp('#cf3b2c', cool='#3a0a1a'), steps=3, relief=0.7, length=(6, 12), width=(3, 5))
        g.line([(292, 699), (314, 700), (336, 699)], 1.8, '#6a1218', 0.85, taper=(0.3, 0.3))
        g.dab(305, 693, 2.2, '#ffd9c8', 0.8)
        # pearl drops
        for x in (162, 458):
            g.cast_shadow(g.ellipse(x, 664, 12), 3, 5, soft=3, alpha=0.4, colour='#7a3a40')
            g.line([(x, 640), (x, 652)], 2.0, '#d9b45a', 0.9)
            g.sphere_shade(x, 664, 12, 12, ['#8a8a9a', '#b8b6bf', '#ece6dc', '#f8f4ec', '#ffffff'], steps=4,
                           length=(4, 8), width=(2, 4))
        # the snail on her shoulder
        g.cast_shadow(np.maximum(S['snail'], S['shell']), 6, 10, soft=7, alpha=0.5, colour='#0c2030',
                      on=np.maximum(S['collarR'], S['coat']))
        g.block_in(S['snail'], '#9da36e', angle=0, length=(10, 24), width=(4, 9))
        g.model_form(S['snail'], ['#56603a', '#7a8452', '#a7ad78', '#c8cc9c', '#e6e8c6'], steps=3, relief=0.7,
                     length=(8, 18), width=(3, 7))
        for (x0, y0), (x1, y1) in (((386, 874), (360, 822)), ((400, 868), (394, 818))):
            g.line([(x0, y0), ((x0 + x1) / 2 - 3, (y0 + y1) / 2), (x1, y1)], 5.0, '#8f9860', 0.95, taper=(0.05, 0.05))
            g.dab(x1, y1, 6.0, '#8f9860', 0.95)
            g.dab(x1 + 1.5, y1 + 1, 3.2, '#22240f', 0.95, dry=0.0)
            g.dab(x1, y1 - 0.5, 1.2, '#fffff0', 0.95, dry=0.0)
        g.line([(372, 896), (381, 902), (392, 899)], 2.2, '#3a4224', 0.85, taper=(0.3, 0.3))     # a contented smile
        g.blush(380, 890, 7, 5, '#e08a70', 0.45, grain=0.3)
        g.block_in(S['shell'], '#e79a4a', length=(10, 22), width=(5, 9))
        g.sphere_shade(472, 852, 50, 47, ramp('#e79a4a', cool='#5a1020', light=0.3, pale=0.55), steps=4, mask=S['shell'],
                       length=(8, 20), width=(4, 9))
        th = np.linspace(0, 3.3 * np.pi, 70)
        rr = 43 * (1 - th / (3.6 * np.pi))
        spiral = np.stack([477 + rr * np.cos(th + 2.6), 855 + rr * 0.95 * np.sin(th + 2.6)], 1)
        g.line(spiral, 3.6, '#8a3a1c', 0.85, taper=(0.1, 0.6))
        g.line(spiral + [-2.5, -2.5], 1.6, '#ffd09a', 0.5, taper=(0.1, 0.6), dry=0.3)

    def highlights(self):
        g, S = self.g, self.S
        # the slime trail: a wet sheen on the felt behind the snail -- darker where the felt is wet, a broken
        # white gloss along it
        trail = [(566, 918), (580, 934), (588, 954), (592, 976), (602, 1000), (612, 1022)]
        wet = g.band(trail, 20, 14) * S['coat']
        g.glaze(wet, '#14205a', 0.4, soft=2)
        g.dry_brush(trail, 15, '#c9d8ea', dry=0.45, alpha=0.6, streak=0.8, taper=(0.05, 0.3))
        g.line(np.array(trail) + [-3, -1], 2.4, '#ffffff', 0.85, taper=(0.1, 0.4), dry=0.5)
        for x, y in ((582, 938), (594, 972), (606, 1006)):
            g.dab(x - 2, y, 2.2, '#ffffff', 0.9, dry=0.0)
        g.dab(450, 828, 7, '#fff3dc', 0.85)
        front = np.maximum.reduce([S['collarL'], S['collarR'], S['turtle'], S['snail'], S['shell'], S['neck']])
        g.dry_highlight(S['coat'] * (1 - g.rough(front, 0.3)), '#6f9be0', above=0.66, length=(30, 70), width=(7, 14),
                        density=0.5, alpha=0.6, seed=66)
        for k in ('collarL', 'collarR'):
            g.dry_highlight(S[k], '#5fc0b0', above=0.6, length=(24, 50), width=(5, 10), density=0.5, alpha=0.5,
                            relief=0.25, seed=67)
        g.dry_highlight(S['face'] * (self.p.YY < 600), '#fbe4cf', above=0.74, length=(18, 40), width=(5, 9),
                        density=0.4, alpha=0.4, seed=68)
        g.dab(330, 602, 4, '#fff6ea', 0.7)
        g.line([(326, 40), (304, 84), (300, 120)], 4.5, '#ffe0a8', 0.5, dry=0.4)


PHASES = ('sketch', 'background', 'block_in', 'form', 'texture', 'features', 'highlights')


def main():
    out = sys.argv[1] if len(sys.argv) > 1 and not sys.argv[1].startswith('--') else 'gouache_rainy_day.jpg'
    stages = sys.argv[sys.argv.index('--stages') + 1] if '--stages' in sys.argv else None
    T0 = time.time()
    tick = (lambda name: print(f'{name:12s} {time.time() - T0:5.1f}s')) if os.environ.get('GP_TIMING') else (lambda n: None)
    g = GouachePortrait(1920, 1080, seed=11, keep_stages=bool(stages), stages_dir=stages)
    ps = [g.panel(x, y, PW, PH) for x, y in PANELS]
    g.ground('#c88f5a', alpha=0.5)
    g.stage('ground')
    chars = [Fisherman(g, ps[0]), Kid(g, ps[1]), Lady(g, ps[2])]
    tick('setup')
    for ph in PHASES:
        for c in chars:
            g.use(c.p)
            getattr(c, ph)()
        tick(ph)
        g.stage(ph)
    g.grain(1.0)
    g.save(out, stages_dir=stages)
    tick('saved')
    print('saved', out)


if __name__ == '__main__':
    main()
